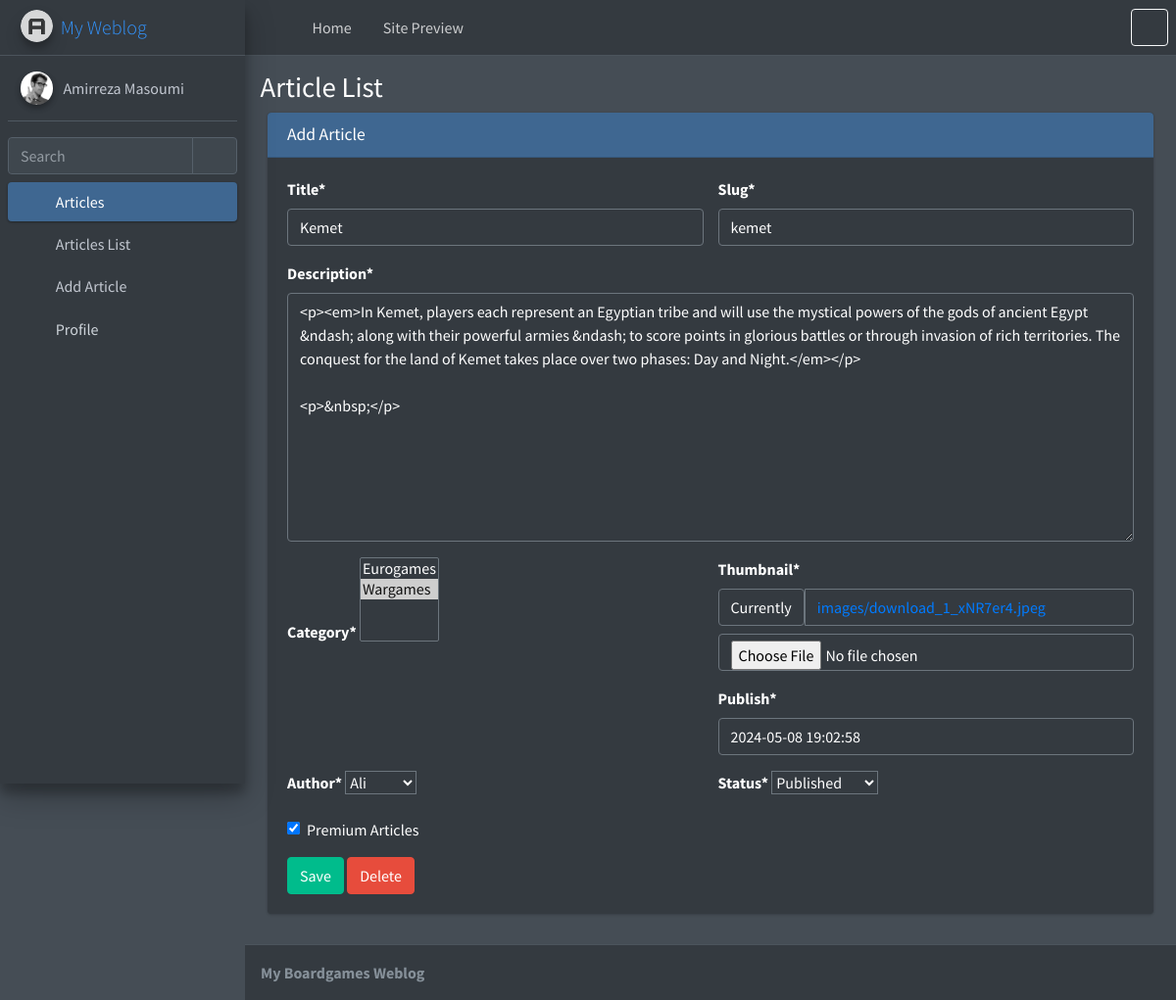
The page /account/article/update/3 (signed in) on the database its author committed.
### account/models.py (models this page shows)
class User(AbstractUser):
    email = models.EmailField(unique=True, verbose_name='Email')
    is_author = models.BooleanField(default=False, verbose_name='Author Status')
    special_user = models.DateTimeField(default=timezone.now, verbose_name='Special User until:')
    def is_special_user(self):
        if self.special_user > timezone.now():
            return True
        else:
            return False
    is_special_user.boolean = True
    is_special_user.short_description = 'Special User Status'

### blog/models.py (models this page shows, shortened)
class Article(models.Model):
    STATUS_CHOICES = (
        ('d', 'Draft'),
        ('p', 'Published'),
        ('i', 'investigation'), #pending
        ('b', 'Back'),
    )
    author = models.ForeignKey(User, null=True, on_delete=models.SET_NULL, related_name='articles')
    title = models.CharField(max_length=200)
    slug = models.SlugField(max_length=100, unique=True)
    category = models.ManyToManyField(Category,related_name='articles')
    description = models.TextField()
    thumbnail = models.ImageField(upload_to='images')
    publish = models.DateTimeField(default=timezone.now)
    created = models.DateTimeField(auto_now_add=True)
    updated = models.DateTimeField(auto_now=True)
    is_special = models.BooleanField(default=False, verbose_name="Premium Articles")
    status = models.CharField(max_length=1, choices=STATUS_CHOICES)
    class Meta:
        ordering = ['-publish']
    def thumbnail_tag(self):
        return format_html("<img width=50 style='border-radius: 5px;' src='{}'>".format(self.thumbnail.url))
    thumbnail_tag.short_description = 'Image'
    def category_to_str(self):
         return ','.join([category.title for category in self.category.active()])
    category_to_str.short_description = 'Category'
    objects = ArticleManager()

### account/views.py (the view)
# urls.py: path('article/update/<int:pk>', ArticleUpdate.as_view(), name='article-update'),
class ArticleUpdate(AuthorValidMixin, FormValidMixin, FieldsMixin, UpdateView):
    model = Article
    template_name = "registration/article-create-update.html"

### account/mixins.py (called while the page is built)
    def dispatch(self, request, *args, **kwargs):
        self.fields = ['title', 'slug', 'category', 'description', 'thumbnail', 'publish', "is_special", 'status']
        if request.user.is_superuser:
            self.fields.append('author')
        return super().dispatch(request, *args, **kwargs)

    def dispatch(self, request, pk, *args, **kwargs):
        article = get_object_or_404(Article, pk=pk)
        if article.author == request.user and article.status in ['b', 'd'] or\
        request.user.is_superuser:
            return super().dispatch(request, *args, **kwargs)
        else:
            raise Http404("You can't see this page")

### blog/models.py (called while the page is built)
    def __str__(self) -> str:
        return self.title

### blog/templatetags/base_tags.py (called while the page is built)
@register.inclusion_tag("registration/partials/link.html")
def link(request, link_name, content, classes):
    return {
        'request': request,
        'link_name': link_name,
        'link': f'account:{link_name}',
        'content': content,
        'classes': classes,
    }

### templates/registration/article-create-update.html (shortened to what this page needs)
{% extends 'registration/base.html' %}
{% load crispy_forms_tags %}
{% block title %}{% block title-meta %}
    Article List
{% endblock %}{% endblock %}
{% block main %}
<div class="col-md-12">
  <div class="card card-primary">
    <div class="card-header">
      <h3 class="card-title mb-0">Add Article</h3>
    </div>
    <div class="card-body">
      <form method="post" enctype="multipart/form-data">{% csrf_token %}
        <div class="row">
          <div class="col-6">
            {{ form.title|as_crispy_field }}
          </div>
          <div class="col-6">
            {{ form.slug|as_crispy_field }}
          </div>
          <div class="col-12">
            {{ form.description|as_crispy_field }}
          </div>
          <div class="col-6">
            {{ form.category|as_crispy_field }}
          </div>
          <div class="col-6">
            {{ form.thumbnail|as_crispy_field }}
            {{ form.publish|as_crispy_field }}
          </div>
          {% if user.is_superuser %}
            <div class="col-6">
              {{ form.author|as_crispy_field }}
            </div>
            <div class="col-6">
              {{ form.status|as_crispy_field }}
            </div>
          {% endif %}
          <div class="col-6">
            {{ form.is_special|as_crispy_field }}
          </div>
        </div>
        <button class="btn btn-success">Save</button>
        {% if user.is_superuser and request.resolver_match.kwargs.pk %}
          <a href="{% url 'account:article-delete' request.resolver_match.kwargs.pk %}" class="btn btn-danger">Delete</a>
        {% endif %}
        </form>
    </div>
  </div>
</div>
{% endblock %}

### templates/registration/sidebar.html
{% load static %}
{% load base_tags %}
<aside class="main-sidebar sidebar-dark-primary elevation-4">
    <a href="index3.html" class="brand-link">
      <img src="{% static 'registration/adminlte/assets/img/AdminLTELogo.png' %}" alt="AdminLTE Logo" class="brand-image img-circle elevation-3" style="opacity: .8">
      <span class="brand-text font-weight-light">My Weblog</span>
    </a>
    <div class="sidebar">
      <div class="user-panel mt-3 pb-3 mb-3 d-flex">
        <div class="image">
          <img src="{% static 'registration/adminlte/assets/img/user2-160x160.jpg' %}" class="img-circle elevation-2" alt="User Image">
        </div>
        <div class="info">
          <a href="#" class="d-block">{{user.get_full_name}}</a>
        </div>
      </div>
      <div class="form-inline">
        <div class="input-group" data-widget="sidebar-search">
          <input class="form-control form-control-sidebar" type="search" placeholder="Search" aria-label="Search">
          <div class="input-group-append">
            <button class="btn btn-sidebar">
              <i class="fas fa-search fa-fw"></i>
            </button>
          </div>
        </div>
      </div>
      <nav class="mt-2">
        <ul class="nav nav-pills nav-sidebar flex-column" data-widget="treeview" role="menu" data-accordion="false">
          {% if user.is_superuser or user.is_author %}
            <li class="nav-item menu-open">
              <a href="#" class="nav-link active">
                <i class="nav-icon fas fa-tachometer-alt"></i>
                <p>
                  Articles
                  <i class="right fas fa-angle-left"></i>
                </p>
              </a>
              <ul class="nav nav-treeview">
                <li class="nav-item">
                  {% link request 'home' 'Articles List' 'fa-list' %}
                </li>
                <li class="nav-item">
                  {% link request 'article-create' 'Add Article' 'fa-edit' %}
                </li>
              </ul>
            </li>
          {%endif%}
          <li class="nav-item">
            {% link request 'profile' 'Profile' 'fa-th' %}
          </li>
        </ul>
      </nav>
    </div>
  </aside>

### rows shown on the page
User: get_full_name "Amirreza Masoumi"
Article: title "Kemet", slug "kemet", description "<p><em>In Kemet, players each represent an Egyptian tribe and will use the mystical powers of the gods of ancient Egypt &ndash; along with their powerful armies &ndash; to score points in glorious battles or through invasion of rich territories. The conquest for the land of Kemet takes place over two phases: Day and Night.</em></p> <p>&nbsp;</p>", publish "2024-05-08 19:02:58", author "Ali", status "Published", is_special "☑"

### other values the page prints
{{ content }} "Articles List Add Article Profile"
